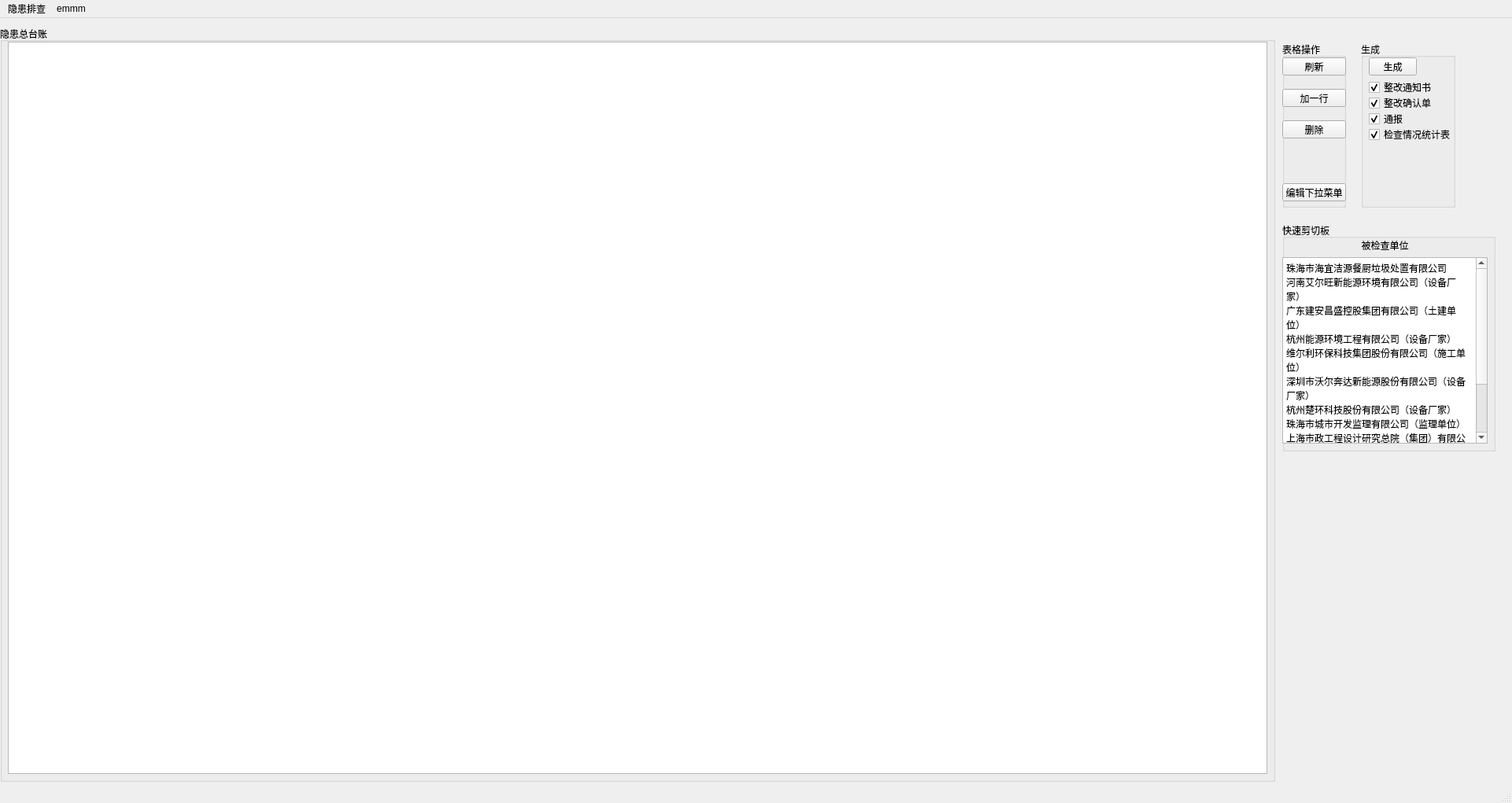
<?xml version="1.0" encoding="UTF-8"?>
<ui version="4.0">
 <class>MainWindow</class>
 <widget class="QMainWindow" name="MainWindow">
  <property name="geometry">
   <rect>
    <x>0</x>
    <y>0</y>
    <width>1922</width>
    <height>1021</height>
   </rect>
  </property>
  <property name="windowTitle">
   <string>威威威</string>
  </property>
  <property name="unifiedTitleAndToolBarOnMac">
   <bool>false</bool>
  </property>
  <widget class="QWidget" name="centralwidget">
   <widget class="QGroupBox" name="groupBox_yhztz">
    <property name="geometry">
     <rect>
      <x>0</x>
      <y>10</y>
      <width>1621</width>
      <height>961</height>
     </rect>
    </property>
    <property name="title">
     <string>隐患总台账</string>
    </property>
    <widget class="QTableView" name="hidden">
     <property name="geometry">
      <rect>
       <x>10</x>
       <y>20</y>
       <width>1601</width>
       <height>931</height>
      </rect>
     </property>
    </widget>
   </widget>
   <widget class="QGroupBox" name="groupBox_sc">
    <property name="geometry">
     <rect>
      <x>1730</x>
      <y>30</y>
      <width>120</width>
      <height>211</height>
     </rect>
    </property>
    <property name="title">
     <string>生成</string>
    </property>
    <widget class="QPushButton" name="pushButton_sc">
     <property name="geometry">
      <rect>
       <x>10</x>
       <y>20</y>
       <width>61</width>
       <height>23</height>
      </rect>
     </property>
     <property name="text">
      <string>生成</string>
     </property>
    </widget>
    <widget class="QCheckBox" name="checkBox_zgtzs">
     <property name="geometry">
      <rect>
       <x>10</x>
       <y>50</y>
       <width>81</width>
       <height>16</height>
      </rect>
     </property>
     <property name="text">
      <string>整改通知书</string>
     </property>
     <property name="checked">
      <bool>true</bool>
     </property>
    </widget>
    <widget class="QCheckBox" name="checkBox_zgqrd">
     <property name="geometry">
      <rect>
       <x>10</x>
       <y>70</y>
       <width>81</width>
       <height>16</height>
      </rect>
     </property>
     <property name="text">
      <string>整改确认单</string>
     </property>
     <property name="checked">
      <bool>true</bool>
     </property>
    </widget>
    <widget class="QCheckBox" name="checkBox_tb">
     <property name="geometry">
      <rect>
       <x>10</x>
       <y>90</y>
       <width>71</width>
       <height>16</height>
      </rect>
     </property>
     <property name="text">
      <string>通报</string>
     </property>
     <property name="checked">
      <bool>true</bool>
     </property>
    </widget>
    <widget class="QCheckBox" name="checkBox_jcqktjb">
     <property name="geometry">
      <rect>
       <x>10</x>
       <y>110</y>
       <width>111</width>
       <height>16</height>
      </rect>
     </property>
     <property name="text">
      <string>检查情况统计表</string>
     </property>
     <property name="checked">
      <bool>true</bool>
     </property>
    </widget>
   </widget>
   <widget class="QGroupBox" name="groupBox">
    <property name="geometry">
     <rect>
      <x>1630</x>
      <y>30</y>
      <width>81</width>
      <height>211</height>
     </rect>
    </property>
    <property name="title">
     <string>表格操作</string>
    </property>
    <widget class="QPushButton" name="pushButton">
     <property name="geometry">
      <rect>
       <x>0</x>
       <y>20</y>
       <width>81</width>
       <height>23</height>
      </rect>
     </property>
     <property name="text">
      <string>刷新</string>
     </property>
    </widget>
    <widget class="QPushButton" name="pushButton_2">
     <property name="geometry">
      <rect>
       <x>0</x>
       <y>180</y>
       <width>81</width>
       <height>23</height>
      </rect>
     </property>
     <property name="text">
      <string>编辑下拉菜单</string>
     </property>
    </widget>
    <widget class="QPushButton" name="pushButton_3">
     <property name="geometry">
      <rect>
       <x>0</x>
       <y>60</y>
       <width>81</width>
       <height>23</height>
      </rect>
     </property>
     <property name="text">
      <string>加一行</string>
     </property>
    </widget>
    <widget class="QPushButton" name="pushButton_4">
     <property name="geometry">
      <rect>
       <x>0</x>
       <y>100</y>
       <width>81</width>
       <height>23</height>
      </rect>
     </property>
     <property name="text">
      <string>删除</string>
     </property>
    </widget>
   </widget>
   <widget class="QGroupBox" name="groupBox_2">
    <property name="geometry">
     <rect>
      <x>1630</x>
      <y>260</y>
      <width>271</width>
      <height>291</height>
     </rect>
    </property>
    <property name="title">
     <string>快速剪切板</string>
    </property>
    <widget class="QWidget" name="verticalLayoutWidget">
     <property name="geometry">
      <rect>
       <x>0</x>
       <y>20</y>
       <width>261</width>
       <height>261</height>
      </rect>
     </property>
     <layout class="QVBoxLayout" name="verticalLayout">
      <item>
       <widget class="QLabel" name="label">
        <property name="contextMenuPolicy">
         <enum>Qt::CustomContextMenu</enum>
        </property>
        <property name="layoutDirection">
         <enum>Qt::LeftToRight</enum>
        </property>
        <property name="text">
         <string>被检查单位</string>
        </property>
        <property name="alignment">
         <set>Qt::AlignCenter</set>
        </property>
       </widget>
      </item>
      <item>
       <widget class="QPlainTextEdit" name="plainTextEdit">
        <property name="plainText">
         <string>珠海市海宜洁源餐厨垃圾处置有限公司
河南艾尔旺新能源环境有限公司（设备厂家）
广东建安昌盛控股集团有限公司（土建单位）
杭州能源环境工程有限公司（设备厂家）
维尔利环保科技集团股份有限公司（施工单位）
深圳市沃尔奔达新能源股份有限公司（设备厂家）
杭州楚环科技股份有限公司（设备厂家）
珠海市城市开发监理有限公司（监理单位）
上海市政工程设计研究总院（集团）有限公司（设计单位）
珠海多特自动化工程有限公司（自控单位）
有意餐饮管理公司（食堂承包单位）
广东宏德科技物业有限公司（物业单位）</string>
        </property>
       </widget>
      </item>
     </layout>
    </widget>
   </widget>
  </widget>
  <widget class="QStatusBar" name="statusbar"/>
  <widget class="QMenuBar" name="menubar">
   <property name="geometry">
    <rect>
     <x>0</x>
     <y>0</y>
     <width>1922</width>
     <height>23</height>
    </rect>
   </property>
   <widget class="QMenu" name="menu">
    <property name="title">
     <string>隐患排查</string>
    </property>
   </widget>
   <widget class="QMenu" name="menu_2">
    <property name="title">
     <string>emmm</string>
    </property>
   </widget>
   <addaction name="menu"/>
   <addaction name="menu_2"/>
  </widget>
  <action name="yinhuan_picture">
   <property name="text">
    <string>插入隐患图片</string>
   </property>
  </action>
 </widget>
 <resources/>
 <connections/>
</ui>
